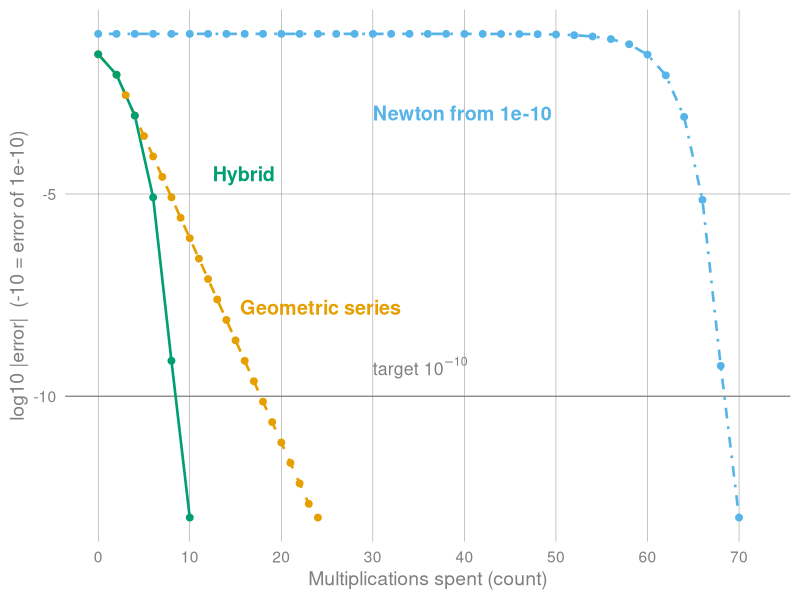

Recreate this plot in R.
## ---- chunk 1
#| echo: false
#| results: asis

if (knitr::is_html_output()) {
  cat("![A simple animation for the Hybrid Approach](https://hackmd.io/_uploads/S1Djilqbfe.gif){#fig-hybrid-animation}")
} else {
}



## ---- chunk 2
#| label: fig-hybrid-error
#| echo: false
#| warning: false
#| message: false
#| fig-align: center
#| fig-width: 9
#| fig-height: 4.6
#| dev.args: !expr list(bg = "transparent")
#| fig-cap: "Plaintext error of $1/11$ against the number of multiplications spent for the geometric series, Newton's method from the universal start $10^{-10}$, and the hybrid that starts Newton from the first geometric term $1/16$. Cost basis: Newton costs 2 multiplications per step ($dx_n$, then $x_n(2 - dx_n)$); the partial sum through $r^n$ with $r = 5/16$ costs $n+1$ (one for $r$, $n-1$ for the powers, one to scale by $1/16$); the first term $1/16$ is a constant and costs 0. Errors below $10^{-13}$ are drawn at $10^{-13}$."
#| fig-alt: "A line plot of log base 10 of the absolute error against multiplications from 0 to 70, with a horizontal target line at 10 to the minus 10. The blue dot-dash Newton line from the start 1e-10 stays near log error minus 1 until about 55 multiplications and then drops to the target between 68 and 70 multiplications. The orange dashed geometric series line falls steadily and crosses the target near 18 multiplications. The green solid hybrid line starts at about minus 1.5 and drops fastest, crossing the target between 8 and 10 multiplications and reaching the 1e-13 floor at 10."

library(ggplot2)

neutral <- "grey50"
book_theme <- function() {
  theme_minimal(base_size = 14) +
    theme(
      plot.background = element_rect(fill = "transparent", color = NA),
      panel.background = element_rect(fill = "transparent", color = NA),
      panel.grid.minor = element_blank(),
      panel.grid.major = element_line(color = "grey50", linewidth = 0.15),
      axis.title = element_text(color = "grey50"),
      axis.text = element_text(color = "grey50")
    )
}

d <- 11
target <- 1 / d
a <- 1 / 16                      # first geometric term, as in the chapter figure
r <- 1 - d * a                   # = 5/16

newton_step <- function(x) 2 * x - d * x^2

# Errors |approx - 1/d| against multiplications used.
# Newton costs 2 multiplications per step (d * x, then x * (2 - d x)).
run_newton <- function(x0, mult0, label) {
  x <- x0
  out <- data.frame(mult = mult0, err = abs(x - target), method = label)
  for (i in 1:60) {
    x <- newton_step(x)
    out <- rbind(out, data.frame(mult = mult0 + 2 * i, err = abs(x - target), method = label))
    if (abs(x - target) < 1e-13) break
  }
  out
}

# Geometric partial sum through r^n: a * sum r^k.
# n + 1 multiplications: one for r = 1 - d a, n - 1 for r^2..r^n, one to scale by a.
geo <- data.frame(n = 0:60)
geo$err <- abs(a * cumsum(r^geo$n) - target)
geo$mult <- ifelse(geo$n == 0, 0, geo$n + 1)
geo <- geo[seq_len(min(which(geo$err < 1e-13))), ]
geo <- data.frame(mult = geo$mult, err = geo$err, method = "Geometric series")

# Hybrid: one geometric term (S_0 = a, 0 multiplications), then Newton.
hybrid <- run_newton(a, 0, "Hybrid")
# Newton alone from the universal start 1e-10.
newton <- run_newton(1e-10, 0, "Newton")

sim <- rbind(geo, newton, hybrid)
sim$log_err <- log10(sim$err)

# Errors under 1e-13 are at double-precision rounding; draw them at 1e-13.
floor_err <- 1e-13
sim$log_err <- log10(pmax(sim$err, floor_err))
sim$method <- factor(sim$method, levels = c("Geometric series", "Newton", "Hybrid"))
cols <- c(`Geometric series` = "#E69F00", Newton = "#56B4E9", Hybrid = "#009E73")
ltys <- c(`Geometric series` = "dashed", Newton = "dotdash", Hybrid = "solid")

ggplot(sim, aes(mult, log_err, color = method, linetype = method)) +
  geom_hline(yintercept = -10, color = neutral, linewidth = 0.4) +
  annotate("text", x = 30, y = -9.3, label = "target~10^{-10}", parse = TRUE,
           color = neutral, size = 4.5, hjust = 0) +
  geom_line(linewidth = 0.9) +
  geom_point(size = 2) +
  annotate("text", x = 12.5, y = -4.5, label = "Hybrid", color = cols[["Hybrid"]],
           size = 5, fontface = "bold", hjust = 0) +
  annotate("text", x = 15.5, y = -7.8, label = "Geometric series",
           color = cols[["Geometric series"]], size = 5, fontface = "bold", hjust = 0) +
  annotate("text", x = 30, y = -3, label = "Newton from 1e-10",
           color = cols[["Newton"]], size = 5, fontface = "bold", hjust = 0) +
  scale_color_manual(values = cols) +
  scale_linetype_manual(values = ltys) +
  scale_x_continuous(breaks = seq(0, 70, 10), limits = c(0, 72)) +
  guides(color = "none", linetype = "none") +
  labs(x = "Multiplications spent (count)", y = "log10 |error|  (-10 = error of 1e-10)") +
  book_theme()
